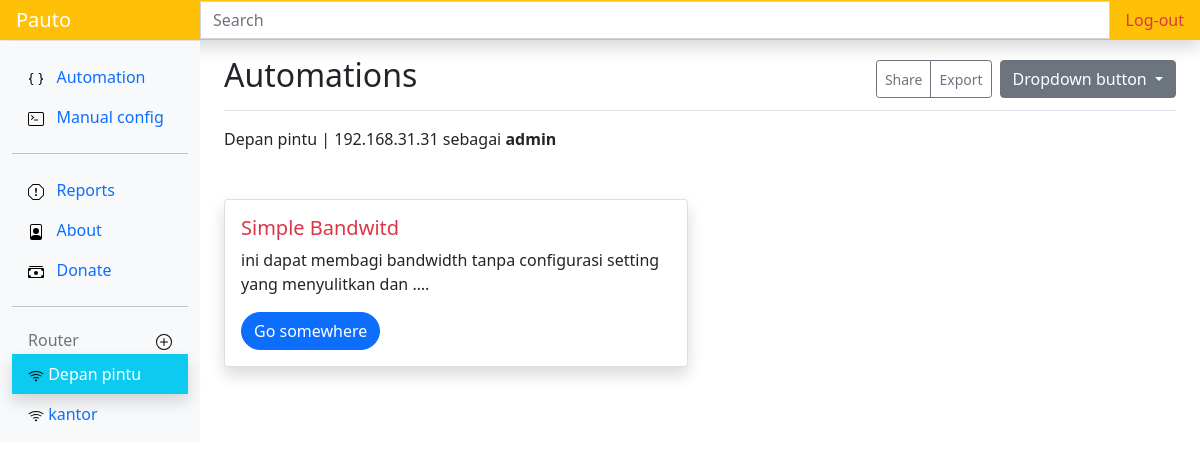
Before: /1/router (signed in) with the older database file.
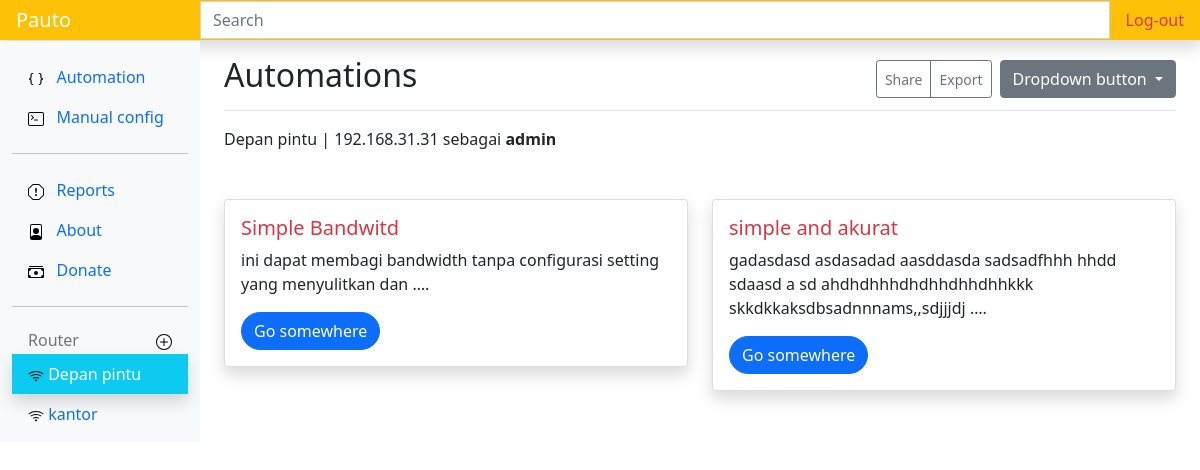
After: the same page with the newer database file.
### routerapp/models.py (models this page shows, shortened)
class Routerm(models.Model):
    nama = models.CharField(max_length=50)
    host = models.CharField(max_length=50)
    user = models.CharField(max_length=30)
    password = models.CharField(max_length=50, blank=True)
    kecepatan_internet = models.IntegerField(blank=True)
    pub_date = models.DateField(auto_now=True)
    pass

class Automation(models.Model):
    nama = models.CharField(max_length=50)
    deskripsi = models.TextField()
    status = models.CharField(max_length=15, blank=True)
    pass

### routerapp/views.py (the view)
# urls.py: path('<int:id>/router',views.router, name='router'),
@login_required(login_url=settings.LOGIN_URL)
def router(request, id):
    auto = Automation.objects.all()
    router = Routerm.objects.all()
    idk = id
    data = Routerm.objects.filter(pk=id)
    context = {
        'auto': auto,
        'data': data,
        'router': router,
        'idk': idk
    }
    return render(request, 'detailrouter.html', context)

### routerapp/templates/detailrouter.html (shortened to what this page needs)
{% extends 'base.html' %}
{% load static %}
{% block judul %}
Automations
{% endblock judul %}
{% block content %}
    {% for data in data %}
    {{data.nama}} |
    {{data.host}} sebagai
    <strong> {{data.user}}</strong>
    <div class="row ">
    {% for auto in auto %}
    <div class="col-sm-6 ">
      <div class="card mt-5 shadow">
        <div class="card-body">
          <h5 class="card-title text-danger">{{auto.nama}}</h5>
          <p class="card-text">{{auto.deskripsi|truncatewords:"10"}}.</p>
          <a href="{% url 'conpcq1' data.id %}" class="btn btn-primary rounded-pill">Go somewhere</a>
        </div>
      </div>
    </div>
    {% endfor %}
    </div>
    {% endfor %}
{% endblock content %}
{% block router %}
   {% for router in router %}
        <li class="nav-item ">
        <a class="nav-link {% if idk == router.id %}shadow text-white bg-info{% endif %}" href="{% url 'router' router.id %}">
            <img src="{% static 'icons/wifi.svg' %}" alt="">
            {{router.nama}}
        </a>
    </li>
    {% endfor %}
{% endblock router %}

### templates/base.html (shortened to what this page needs)
{% load static %}
<!DOCTYPE html>
<html lang="en">
<head>
  <link href="https://cdn.jsdelivr.net/npm/bootstrap@5.0.0-beta2/dist/css/bootstrap.min.css" rel="stylesheet">
  <link rel="stylesheet" href="{% static 'css/stayle.css' %}" />
</head>
<body>
  <header class="navbar navbar-dark sticky-top bg-warning flex-md-nowrap p-0 shadow">
    <a class="navbar-brand col-md-3 col-lg-2 me-0 px-3 ml-5" href="{% url 'show' %}">Pauto</a>
    <input class="form-control form-control-dark w-100 rounded-0" type="text" placeholder="Search"
      aria-label="Search" />
    <ul class="navbar-nav px-3">
      <li class="nav-item text-nowrap ">
        <a class="nav-link text-danger" href="{% url 'logout' %}">Log-out</a>
      </li>
    </ul>
  </header>
  <div class="container-fluid">
    <div class="row">
      <nav id="sidebarMenu" class="col-md-3 col-lg-2 d-md-block bg-light sidebar collapse fixed-top "
        style="margin-top: 41px;">
        <div class="position-sticky pt-3">
          <ul class="nav flex-column">
            <li class="nav-item">
              <a class="nav-link active" aria-current="page" href="{% url 'show' %}">
                <img src="{% static 'icons/braces.svg' %}" alt="">
                &nbsp;
                Automation
              </a>
            </li>
            <li class="nav-item">
              <a class="nav-link" href="{% url 'manual' %}">
                <img src="{% static 'icons/terminal.svg' %}" alt="">
                &nbsp;
                Manual config
              </a>
            </li>
            <hr>
            <li class="nav-item">
              <a class="nav-link" href="#">
                <img src="{% static 'icons/report.svg' %}" alt="">
                &nbsp;
                Reports
              </a>
            </li>
            <li class="nav-item">
              <a class="nav-link" href="https://github.com/cecep31/netauto">
                <img src="{% static 'icons/file-person.svg' %}" alt="">&nbsp;&nbsp;
                About
              </a>
            </li>
            <li class="nav-item">
              <a class="nav-link" href="">
                <img src="{% static 'icons/cash.svg' %}" alt="">
                &nbsp;
                Donate
              </a>
            </li>
          </ul>
          <hr>
          <h6 class="sidebar-heading d-flex justify-content-between align-items-center px-3 mt-4 mb-1 text-muted">
            <span> Router</span>
            <a class="link-secondary" href="{% url 'addrouter' %}" aria-label="Add a new report">
              <img src="{% static 'icons/plus-circle.svg' %}" alt="">
            </a>
          </h6>
          <ul class="nav flex-column mb-2">
            {% block router %}
            {% endblock router %}
          </ul>
        </div>
      </nav>
      <main class="col-md-9 ms-sm-auto col-lg-10 px-md-4">
        <div
          class="d-flex justify-content-between flex-wrap flex-md-nowrap align-items-center pt-3 pb-2 mb-3 border-bottom">
          <h1 class="h2">{% block judul %}
            {% endblock judul %}</h1>
          <div class="btn-toolbar mb-2 mb-md-0">
            <div class="btn-group me-2">
              <button type="button" class="btn btn-sm btn-outline-secondary">
                Share
              </button>
              <button type="button" class="btn btn-sm btn-outline-secondary">
                Export
              </button>
            </div>
            <div class="dropdown">
              <button class="btn btn-secondary dropdown-toggle" type="button" id="dropdownMenuButton"
                data-bs-toggle="dropdown" aria-expanded="false">
                Dropdown button
              </button>
            </div>
          </div>
        </div>
        {% block content %}
        {% endblock content %}
      </main>
    </div>
  </div>
</body>
</html>

Changed rows visible on the page:
added Automation: nama "simple and akurat", deskripsi "gadasdasd asdasadad aasddasda sadsadfhhh hhdd sdaasd a sd ahdhdhhhdhdhhdhhdhhkkk skkdkkaksdbsadnnnams,,sdjjjdj …", shown under Routerm "Depan pintu"
